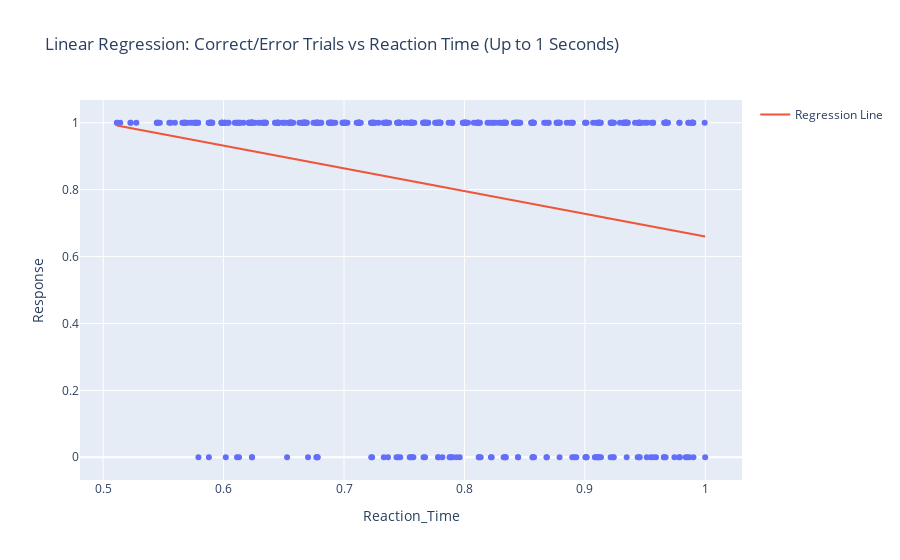

Notebook cell for this chart:
### Code cell
# Predict correct trials by reaction time
df = pd.DataFrame(trial_data)

# Filter out trials that took longer than 5 seconds
df = df[df['Reaction_Time'] <= 1]

# Convert 'Response' column to numeric (True -> 1, False -> 0)
df['Response'] = df['Response'].astype(int)

# Define the predictor and target variables
X = df[['Reaction_Time']]
y = df['Response']

# Perform linear regression
model = LinearRegression()
model.fit(X, y)

# Predict values
df['Predicted'] = model.predict(X)

# Visualization with Plotly
fig = px.scatter(df, x='Reaction_Time', y='Response', title='Linear Regression: Correct/Error Trials vs Reaction Time (Up to 1 Seconds)')
fig.add_trace(go.Scatter(x=df['Reaction_Time'], y=df['Predicted'], mode='lines', name='Regression Line'))

# Show plot
fig.show()

### Figure 1 — Plotly figure (JSON) as saved in the notebook; plotly's stock layout.template omitted (floating-point values rounded to 4 significant figures; data arrays with more than 128 entries replaced by an {"elided": "..."} marker saying what was removed)
{"data": [{"hovertemplate": "Reaction_Time=%{x}<br>Response=%{y}<extra></extra>", "legendgroup": "", "marker": {"color": "#636efa", "symbol": "circle"}, "mode": "markers", "name": "", "orientation": "v", "showlegend": false, "type": "scatter", "x": {"elided": "471 float values"}, "xaxis": "x", "y": {"elided": "471 int values"}, "yaxis": "y"}, {"mode": "lines", "name": "Regression Line", "type": "scatter", "x": {"elided": "471 float values"}, "y": {"elided": "471 float values"}}], "layout": {"legend": {"tracegroupgap": 0}, "title": {"text": "Linear Regression: Correct/Error Trials vs Reaction Time (Up to 1 Seconds)"}, "xaxis": {"anchor": "y", "domain": [0, 1], "title": {"text": "Reaction_Time"}}, "yaxis": {"anchor": "x", "domain": [0, 1], "title": {"text": "Response"}}}}
